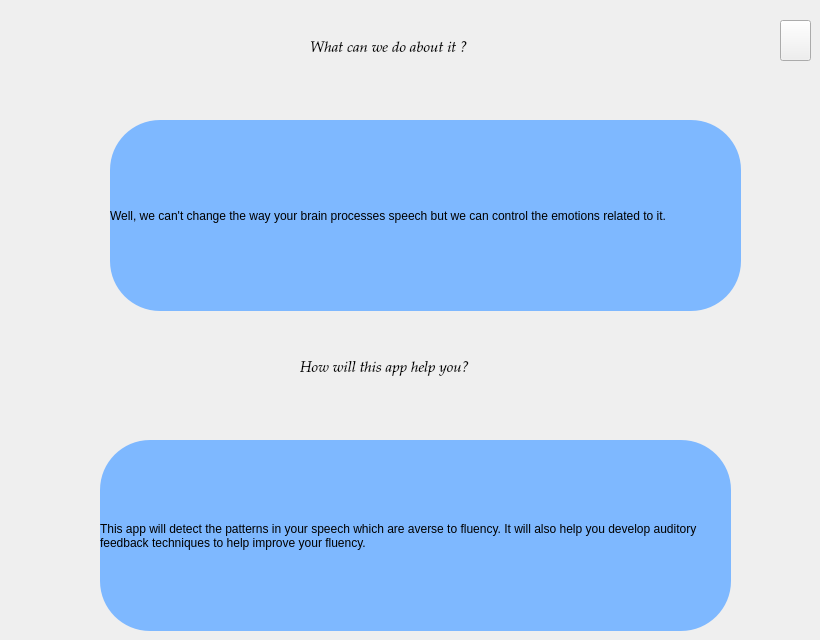
      <widget class="QWidget" name="page_4">
       <property name="styleSheet">
        <string notr="true"/>
       </property>
       <widget class="QLabel" name="label_5">
        <property name="geometry">
         <rect>
          <x>310</x>
          <y>20</y>
          <width>201</width>
          <height>61</height>
         </rect>
        </property>
        <property name="font">
         <font>
          <family>Palatino Linotype</family>
          <pointsize>11</pointsize>
         </font>
        </property>
        <property name="styleSheet">
         <string notr="true">background-color:&quot;pink&quot;;
border-radius:20px;
</string>
        </property>
        <property name="text">
         <string>&lt;html&gt;&lt;head/&gt;&lt;body&gt;&lt;p&gt;&lt;span style=&quot; font-style:italic;&quot;&gt;What can we do about it ?&lt;/span&gt;&lt;/p&gt;&lt;/body&gt;&lt;/html&gt;</string>
        </property>
       </widget>
       <widget class="QPushButton" name="pushButton_2">
        <property name="geometry">
         <rect>
          <x>780</x>
          <y>20</y>
          <width>31</width>
          <height>41</height>
         </rect>
        </property>
        <property name="styleSheet">
         <string notr="true">image: url(:/newPrefix/download.jpg);
color:&quot;red&quot;;</string>
        </property>
        <property name="text">
         <string/>
        </property>
       </widget>
       <widget class="QLabel" name="label_9">
        <property name="geometry">
         <rect>
          <x>110</x>
          <y>120</y>
          <width>631</width>
          <height>191</height>
         </rect>
        </property>
        <property name="styleSheet">
         <string notr="true">background-color:rgb(126, 184, 255);
font: 12pt &quot;Segoe Script&quot;;
border-radius:50px;
</string>
        </property>
        <property name="text">
         <string>Well, we can't change the way your brain processes speech but we can control the emotions related to it.</string>
        </property>
        <property name="scaledContents">
         <bool>false</bool>
        </property>
        <property name="wordWrap">
         <bool>true</bool>
        </property>
       </widget>
       <widget class="QLabel" name="label_6">
        <property name="geometry">
         <rect>
          <x>300</x>
          <y>340</y>
          <width>221</width>
          <height>61</height>
         </rect>
        </property>
        <property name="font">
         <font>
          <family>Palatino Linotype</family>
          <pointsize>11</pointsize>
         </font>
        </property>
        <property name="styleSheet">
         <string notr="true">background-color:&quot;pink&quot;;
border-radius:20px;
</string>
        </property>
        <property name="text">
         <string>&lt;html&gt;&lt;head/&gt;&lt;body&gt;&lt;p&gt;&lt;span style=&quot; font-style:italic;&quot;&gt;How will this app help you?&lt;/span&gt;&lt;/p&gt;&lt;/body&gt;&lt;/html&gt;</string>
        </property>
       </widget>
       <widget class="QLabel" name="label_10">
        <property name="geometry">
         <rect>
          <x>100</x>
          <y>440</y>
          <width>631</width>
          <height>191</height>
         </rect>
        </property>
        <property name="styleSheet">
         <string notr="true">background-color:rgb(126, 184, 255);
font: 12pt &quot;Segoe Script&quot;;
border-radius:50px;
</string>
        </property>
        <property name="text">
         <string>This app will detect the patterns in your speech which are averse to fluency. It will also help you develop auditory feedback techniques to help improve your fluency.</string>
        </property>
        <property name="scaledContents">
         <bool>false</bool>
        </property>
        <property name="wordWrap">
         <bool>true</bool>
        </property>
       </widget>
      </widget>
